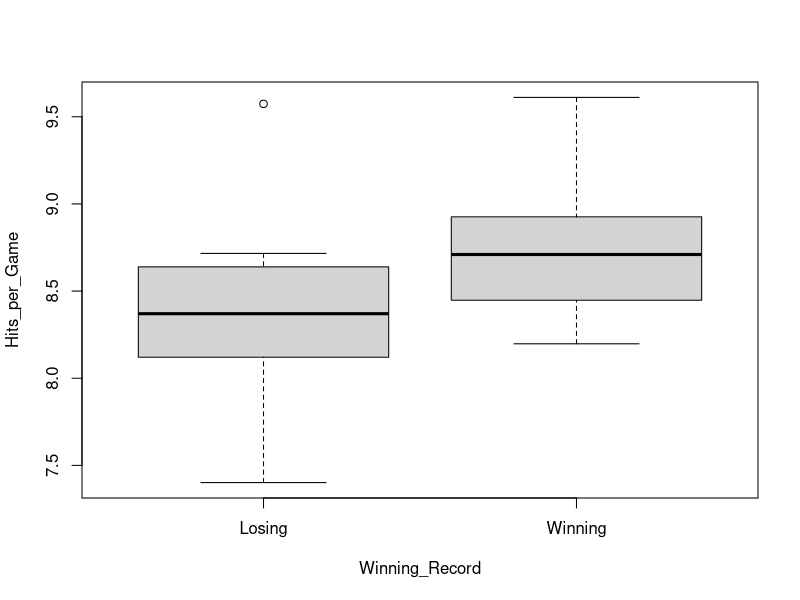

The R source for this figure:
## ---- chunk 1
knitr::opts_chunk$set(echo = TRUE)
## ---- chunk 2
library(dplyr)
library(ggplot2)
BBH = read.csv('BaseballHits.csv')
str(BBH)
## ---- chunk 3
library(dplyr)

BBH$Hits_per_Game <- BBH$Hits / 162  # Calculate Hits per Game
BBH$Winning_Record <- ifelse(BBH$Wins > 81, "Winning", "Losing")  # Winning Record

# data = data.frame(Hits_per_game, Winning_Record)

# Group by Winning_Record and summarize Mean for Winning and Losing
summary_stats <- BBH %>%
  group_by(Winning_Record) %>%
  summarise(
    Mean_Hits = mean(Hits_per_Game),
    SD_Hits = sd(Hits_per_Game),
    Count = n()
  )

summary_stats

# print(data)

boxplot(Hits_per_Game ~ Winning_Record, data=BBH)

t.test(Hits_per_Game ~ Winning_Record, alternative="greater", conf.level=0.95, data=BBH)
## ---- chunk 4

## ---- chunk 5

## ---- chunk 6

## ---- chunk 7

## ---- chunk 8

